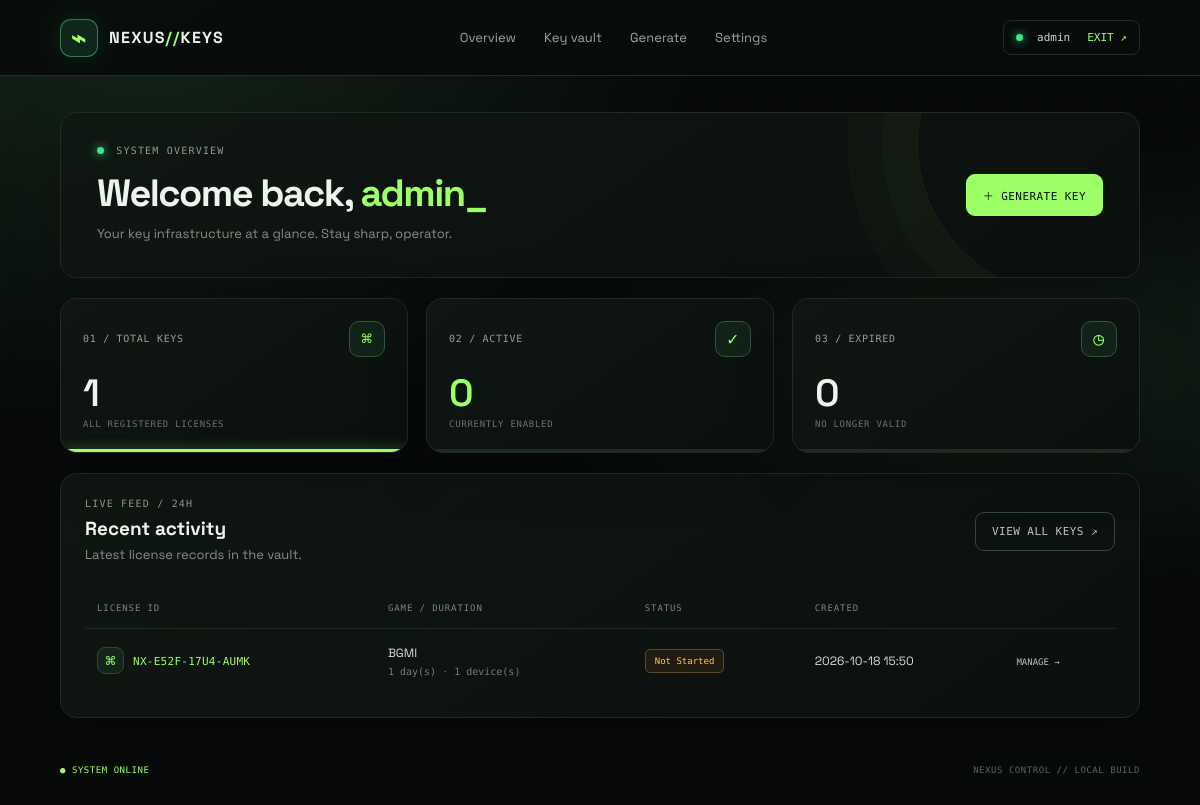
/dashboard (signed in), run on the app's committed database.
### tables this page shows
CREATE TABLE licenses (
            id INTEGER PRIMARY KEY AUTOINCREMENT,
            key_text TEXT UNIQUE NOT NULL,
            game TEXT NOT NULL DEFAULT 'Free Fire',
            max_devices INTEGER NOT NULL DEFAULT 1,
            duration_days INTEGER NOT NULL DEFAULT 10,
            status TEXT NOT NULL DEFAULT 'Not Started',
            created_at TEXT NOT NULL,
            expires_at TEXT,
            note TEXT DEFAULT ''
        );

### app.py (the view)
@app.route("/dashboard")
@login_required
def dashboard():
    with db() as con:
        recent = con.execute("SELECT * FROM licenses ORDER BY id DESC LIMIT 5").fetchall()
    return render_template("dashboard.html", stats=stats(), recent=recent)

### app.py (called while the page is built)
def db():
    conn = sqlite3.connect(DB_PATH)
    conn.row_factory = sqlite3.Row
    return conn

def login_required(fn):
    @wraps(fn)
    def wrapped(*args, **kwargs):
        if not session.get("logged_in"):
            return redirect(url_for("login"))
        return fn(*args, **kwargs)
    return wrapped

def stats():
    with db() as con:
        total = con.execute("SELECT COUNT(*) FROM licenses").fetchone()[0]
        active = con.execute("SELECT COUNT(*) FROM licenses WHERE status='Active'").fetchone()[0]
        expired = con.execute("SELECT COUNT(*) FROM licenses WHERE status='Expired'").fetchone()[0]
    return dict(total=total, active=active, expired=expired)

### templates/dashboard.html
{% extends "base.html" %}{% block title %}Overview — NEXUS{% endblock %}
{% block content %}
<section class="hero panel">
  <div><div class="eyebrow"><span class="online-dot"></span> SYSTEM OVERVIEW</div><h1>Welcome back, <span class="green">{{ session.get('username','operator') }}</span><span class="cursor">_</span></h1><p class="muted">Your key infrastructure at a glance. Stay sharp, operator.</p></div>
  <a class="btn primary" href="{{ url_for('create_key') }}">＋ GENERATE KEY</a>
</section>
<section class="stats-grid">
  <article class="stat panel"><div class="stat-top"><span>01 / TOTAL KEYS</span><span class="stat-icon">⌘</span></div><div class="stat-num">{{ stats.total }}</div><div class="stat-foot">ALL REGISTERED LICENSES</div><div class="meter"><i style="width:{{ 100 if stats.total else 0 }}%"></i></div></article>
  <article class="stat panel"><div class="stat-top"><span>02 / ACTIVE</span><span class="stat-icon">✓</span></div><div class="stat-num green">{{ stats.active }}</div><div class="stat-foot">CURRENTLY ENABLED</div><div class="meter"><i style="width:{{ (stats.active / stats.total * 100)|round if stats.total else 0 }}%"></i></div></article>
  <article class="stat panel"><div class="stat-top"><span>03 / EXPIRED</span><span class="stat-icon">◷</span></div><div class="stat-num">{{ stats.expired }}</div><div class="stat-foot">NO LONGER VALID</div><div class="meter danger-meter"><i style="width:{{ (stats.expired / stats.total * 100)|round if stats.total else 0 }}%"></i></div></article>
</section>
<section class="panel table-panel">
  <div class="section-head"><div><div class="eyebrow">LIVE FEED / 24H</div><h2>Recent activity</h2><p class="muted">Latest license records in the vault.</p></div><a class="btn ghost" href="{{ url_for('keys') }}">VIEW ALL KEYS ↗</a></div>
  {% if recent %}
  <div class="table-wrap"><table><thead><tr><th>LICENSE ID</th><th>GAME / DURATION</th><th>STATUS</th><th>CREATED</th><th></th></tr></thead><tbody>
  {% for row in recent %}<tr><td><span class="key-glyph">⌘</span><code>{{ row.key_text }}</code></td><td>{{ row.game }}<small>{{ row.duration_days }} day(s) · {{ row.max_devices }} device(s)</small></td><td><span class="status {{ row.status|lower|replace(' ','-') }}">{{ row.status }}</span></td><td>{{ row.created_at }}</td><td><a class="text-link" href="{{ url_for('keys') }}">MANAGE →</a></td></tr>{% endfor %}
  </tbody></table></div>
  {% else %}<div class="empty"><span>⌘</span><h3>Vault is empty</h3><p>Create your first license key to populate the activity feed.</p><a class="btn primary" href="{{ url_for('create_key') }}">GENERATE FIRST KEY</a></div>{% endif %}
</section>
{% endblock %}

### templates/base.html (shortened to what this page needs)
<!doctype html>
<html lang="en">
<head>
<link rel="stylesheet" href="{{ url_for('static', filename='style.css') }}">
</head>
<body>
<div class="ambient"></div>
<header class="topbar">
  <a class="brand" href="{{ url_for('dashboard') }}"><span class="brand-icon">⌁</span><span>NEXUS<span class="green">//</span>KEYS</span></a>
  {% if session.get('logged_in') %}
  <nav class="desktop-nav"><a href="{{ url_for('dashboard') }}">Overview</a><a href="{{ url_for('keys') }}">Key vault</a><a href="{{ url_for('create_key') }}">Generate</a><a href="{{ url_for('settings') }}">Settings</a></nav>
  <div class="user-pill"><span class="online-dot"></span>{{ session.get('username','operator') }} <a href="{{ url_for('logout') }}">EXIT ↗</a></div>
  {% endif %}
</header>
<main class="wrap">
{% block content %}{% endblock %}
<footer> <span class="green">● SYSTEM ONLINE</span><span>NEXUS CONTROL // LOCAL BUILD</span></footer>
</main>
</body></html>

### data on the page
licenses: key_text "NX-E52F-17U4-AUMK", game "BGMI", duration_days "1", max_devices "1", status "Not Started", created_at "2026-10-18 15:50"

### other printed values
{{ session.get('username','operator') }} "admin"
{{ stats.total }} "1"
{{ stats.active }} "0"
{{ stats.expired }} "0"
